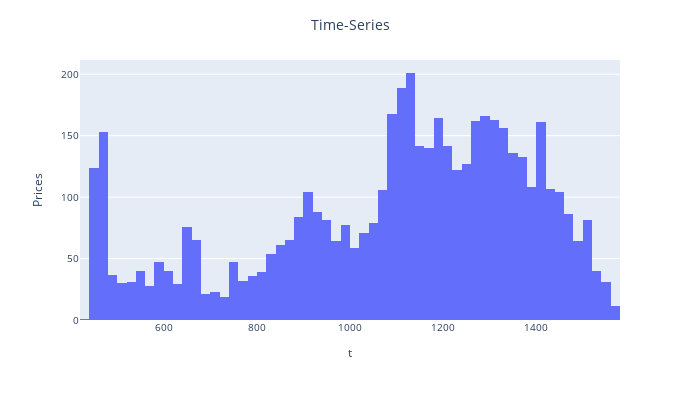

Notebook cell for this chart:
### Code cell
fig = px.histogram(data_frame=df, x='market_value')
fig.update_layout(barmode='overlay', legend_title_text = "Data", title_text='Time-Series', title_x=0.5,\
            xaxis_title='t', yaxis_title="Prices",\
            height = 400, width = 700, font={'size':10})

### Figure 1 — Plotly figure (JSON) as saved in the notebook; plotly's stock layout.template omitted (floating-point values rounded to 4 significant figures; data arrays with more than 128 entries replaced by an {"elided": "..."} marker saying what was removed)
{"data": [{"alignmentgroup": "True", "bingroup": "x", "hovertemplate": "market_value=%{x}<br>count=%{y}<extra></extra>", "legendgroup": "", "marker": {"color": "#636efa", "pattern": {"shape": ""}}, "name": "", "offsetgroup": "", "orientation": "v", "showlegend": false, "type": "histogram", "x": {"elided": "5015 float values"}, "xaxis": "x", "yaxis": "y"}], "layout": {"barmode": "overlay", "font": {"size": 10}, "height": 400, "legend": {"title": {"text": "Data"}, "tracegroupgap": 0}, "margin": {"t": 60}, "title": {"text": "Time-Series", "x": 0.5}, "width": 700, "xaxis": {"anchor": "y", "domain": [0, 1], "title": {"text": "t"}}, "yaxis": {"anchor": "x", "domain": [0, 1], "title": {"text": "Prices"}}}}
